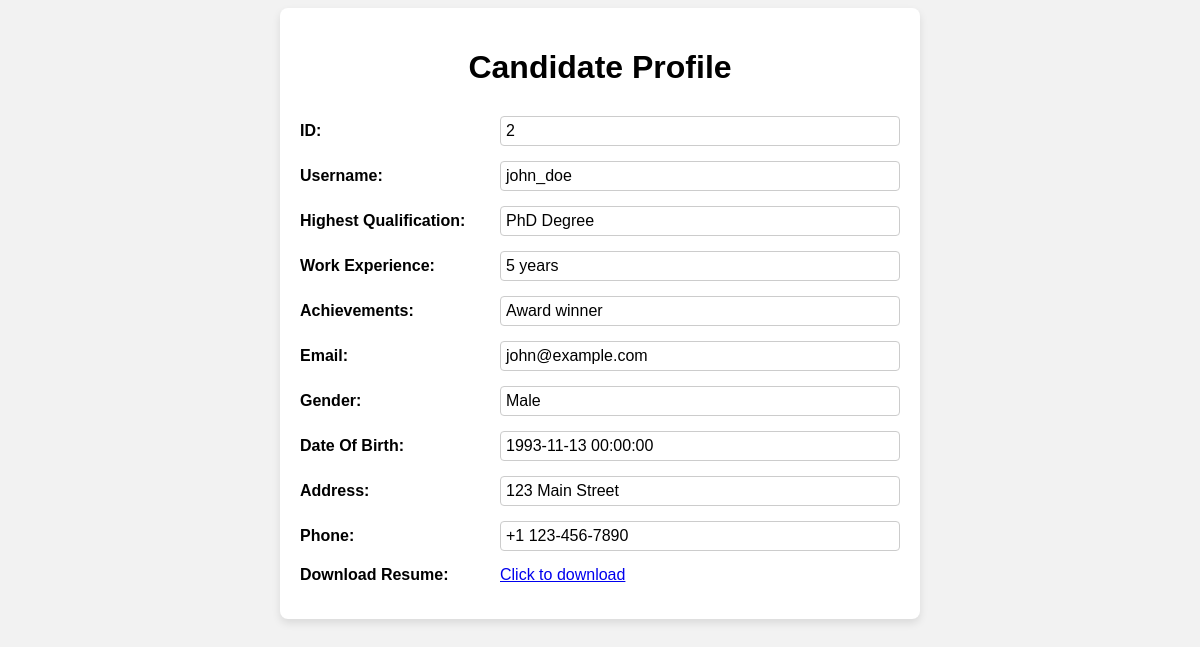
The page /studentProfile?id=2 on the database its author committed.
### Models/Student.py (models this page shows, shortened)
class Student(db.Model):
    __tablename__ = 'student'
    id = db.Column(db.Integer, primary_key=True)
    username = db.Column(db.Integer, nullable=True)
    highestQualification = db.Column(db.Integer,nullable=True)
    work_experience = db.Column(db.Integer, nullable=True)
    achivements = db.Column(db.String(150), nullable=True)
    email = db.Column(db.String(15),nullable=True)
    gender = db.Column(db.String(10), nullable=True)
    age = db.Column(db.DateTime,nullable=True)
    address = db.Column(db.String(50), nullable=True)
    phone = db.Column(db.String(15), nullable=True)
    resume = db.Column(db.LargeBinary)
    status = db.Column(db.String(15), nullable=True)
    selectedJobs = db.relationship('JobPosting',secondary = 'stu_jobs')
    @classmethod
    def get_user_by_id(cls, id_):
        return cls.query.filter_by(id=id_).first()

### app.py (the view)
@app.route('/studentProfile')
def student_profile():
    studentId = request.args.get('id')
    student = Student.get_user_by_id(studentId)
    return render_template('studentProfile.html',student=student)

### templates/studentProfile.html (shortened to what this page needs)
<!DOCTYPE html>
<html lang="en">
<head>
</head>
<body>
    <div class="profile-container">
        <h1>Candidate Profile</h1>
        <div class="profile-field">
            <label>ID:</label>
            <span> {{ student.id }}</span>
        </div>
        <div class="profile-field">
            <label>Username:</label>
            <span> {{ student.username }}</span>
        </div>
        <div class="profile-field">
            <label>Highest Qualification:</label>
            <span> {{ student.highestQualification }} Degree</span>
        </div>
        <div class="profile-field">
            <label>Work Experience:</label>
            <span> {{ student.work_experience }}</span>
        </div>
        <div class="profile-field">
            <label>Achievements:</label>
            <span> {{ student.achivements }} </span>
        </div>
        <div class="profile-field">
            <label>Email:</label>
            <span> {{ student.email }}</span>
        </div>
        <div class="profile-field">
            <label>Gender:</label>
            <span> {{ student.gender }}</span>
        </div>
        <div class="profile-field">
            <label>Date Of Birth:</label>
            <span> {{ student.age }}</span>
        </div>
        <div class="profile-field">
            <label>Address:</label>
            <span> {{ student.address }}</span>
        </div>
        <div class="profile-field">
            <label>Phone:</label>
            <span>+1 {{ student.phone }}</span>
        </div>
        <div class="profile-field">
            <label>Download Resume:</label>
            <a href="{{ url_for('download_resume', id=student.id) }}"> Click to download </a>
        </div>
    </div>
</body>
</html>

### templates/studentProfile.html (style rules this page uses)
body { font-family: Arial, sans-serif; background-color: #f2f2f2; }
.profile-container { max-width: 600px; margin: 0 auto; padding: 20px; background-color: #fff; border-radius: 8px; box-shadow: 0 4px 8px rgba(0, 0, 0, 0.1); }
h1 { text-align: center; margin-bottom: 30px; }
.profile-field { display: flex; align-items: center; margin-bottom: 15px; }
.profile-field label { width: 200px; font-weight: bold; }
.profile-field span { flex-grow: 1; }
.profile-field span, .profile-field img { padding: 5px; border: 1px solid #ccc; border-radius: 4px; }

### rows shown on the page
Student: id "2", username "john_doe", highestQualification "PhD", work_experience "5 years", achivements "Award winner", email "john@example.com", gender "Male", age "1993-11-13 00:00:00", address "123 Main Street", phone "123-456-7890"
